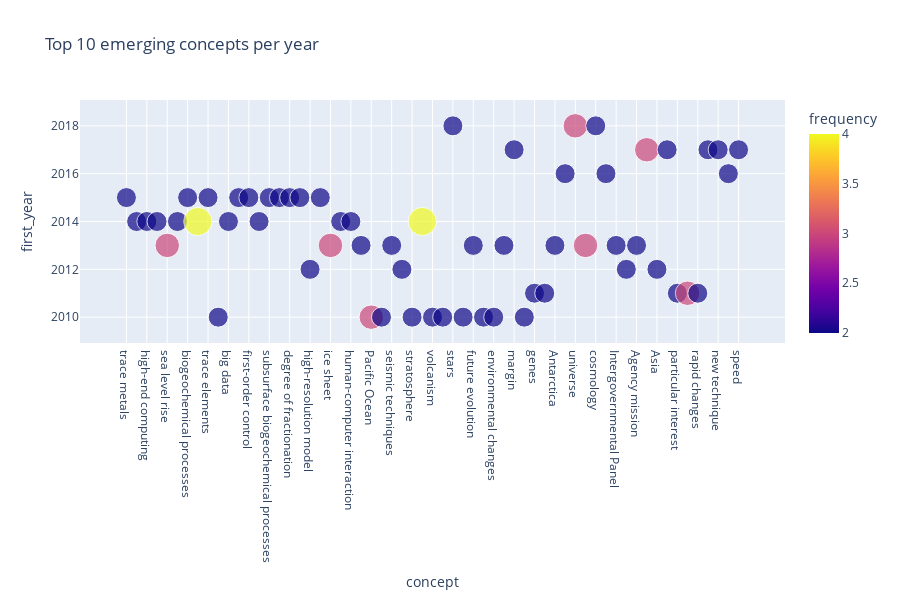

Here is the notebook cell this chart was saved with:
### Markdown cell above
Another way to display the data is by using a scatter plot

### Code cell
px.scatter(emerging_concepts,
           x="concept", y="first_year",
           color="frequency",
           size="frequency",
           height=600,
           title=f"Top {CONCEPTS_PER_YEAR} emerging concepts per year")

### Figure 1 — Plotly figure (JSON) as saved in the notebook; plotly's stock layout.template omitted (floating-point values rounded to 4 significant figures)
{"data": [{"hovertemplate": "concept=%{x}<br>first_year=%{y}<br>frequency=%{marker.color}<extra></extra>", "legendgroup": "", "marker": {"color": [2, 2, 2, 2, 3, 2, 2, 4, 2, 2, 2, 2, 2, 2, 2, 2, 2, 2, 2, 2, 3, 2, 2, 2, 3, 2, 2, 2, 2, 4, 2, 2, 2, 2, 2, 2, 2, 2, 2, 2, 2, 2, 2, 2, 3, 3, 2, 2, 2, 2, 2, 3, 2, 2, 2, 3, 2, 2, 2, 2, 2], "coloraxis": "coloraxis", "size": [2, 2, 2, 2, 3, 2, 2, 4, 2, 2, 2, 2, 2, 2, 2, 2, 2, 2, 2, 2, 3, 2, 2, 2, 3, 2, 2, 2, 2, 4, 2, 2, 2, 2, 2, 2, 2, 2, 2, 2, 2, 2, 2, 2, 3, 3, 2, 2, 2, 2, 2, 3, 2, 2, 2, 3, 2, 2, 2, 2, 2], "sizemode": "area", "sizeref": 0.01, "symbol": "circle"}, "mode": "markers", "name": "", "orientation": "v", "showlegend": false, "type": "scatter", "x": ["trace metals", "cyber-physical systems", "high-end computing", "large-scale networking", "sea level rise", "climate variability", "biogeochemical processes", "information technology research", "trace elements", "Atlantic Ocean", "big data", "Antarctic Ice Sheet", "first-order control", "climate system", "subsurface biogeochemical processes", "trace metal cycles", "degree of fractionation", "trace metal concentrations", "high-resolution model", "rare earth elements", "ice sheet", "high confidence software", "human-computer interaction", "West Antarctica", "Pacific Ocean", "West Pacific", "seismic techniques", "resolution model", "stratosphere", "technology research", "volcanism", "physical processes", "stars", "troposphere", "future evolution", "eruption", "environmental changes", "data sets", "margin", "crust", "genes", "genome", "Antarctica", "system administration", "universe", "bed", "cosmology", "web support", "Intergovernmental Panel", "gases", "Agency mission", "geometry", "Asia", "America", "particular interest", "such changes", "rapid changes", "overarching goal", "new technique", "rdquo", "speed"], "xaxis": "x", "y": [2015, 2014, 2014, 2014, 2013, 2014, 2015, 2014, 2015, 2010, 2014, 2015, 2015, 2014, 2015, 2015, 2015, 2015, 2012, 2015, 2013, 2014, 2014, 2013, 2010, 2010, 2013, 2012, 2010, 2014, 2010, 2010, 2018, 2010, 2013, 2010, 2010, 2013, 2017, 2010, 2011, 2011, 2013, 2016, 2018, 2013, 2018, 2016, 2013, 2012, 2013, 2017, 2012, 2017, 2011, 2011, 2011, 2017, 2017, 2016, 2017], "yaxis": "y"}], "layout": {"coloraxis": {"colorbar": {"title": {"text": "frequency"}}, "colorscale": [[0, "#0d0887"], [0.1111, "#46039f"], [0.2222, "#7201a8"], [0.3333, "#9c179e"], [0.4444, "#bd3786"], [0.5556, "#d8576b"], [0.6667, "#ed7953"], [0.7778, "#fb9f3a"], [0.8889, "#fdca26"], [1, "#f0f921"]]}, "height": 600, "legend": {"itemsizing": "constant", "tracegroupgap": 0}, "title": {"text": "Top 10 emerging concepts per year"}, "xaxis": {"anchor": "y", "domain": [0, 1], "title": {"text": "concept"}}, "yaxis": {"anchor": "x", "domain": [0, 1], "title": {"text": "first_year"}}}}
